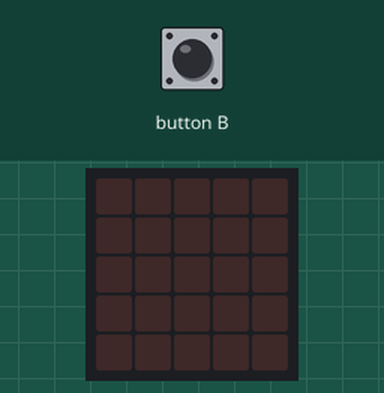
This program was run on a simulated BBC micro:bit running MicroPython. Parts: the board's 5×5 LED display. The inputs (shaded band) are chosen by the test bench.

Above: at 1.2 s.
1.3 s: button B pressed for 0.15 s
At 1.7 s:
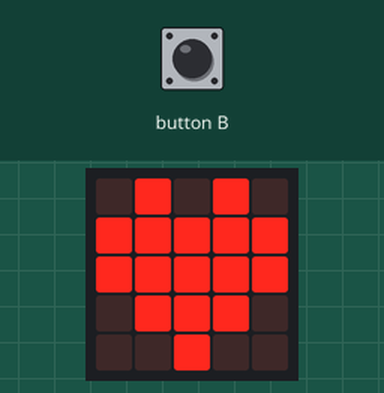
Timing chart, 0 to 4.3 s (numbered marks = the images above; inputs shaded):
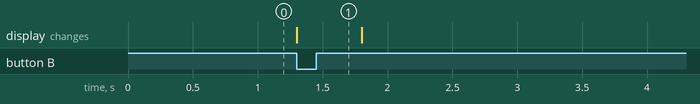

Measured:
- after the input at 1.3 s, the display: changes at once (image 1)

The program:

tempFile.py
```python
from microbit import *

a = 0

display.clear()

while True:
    if accelerometer.is_gesture("shake"):
        a = 1

    if button_b.is_pressed():
        display.show(Image.HEART)
        sleep(500)
        display.clear()
        break
```
